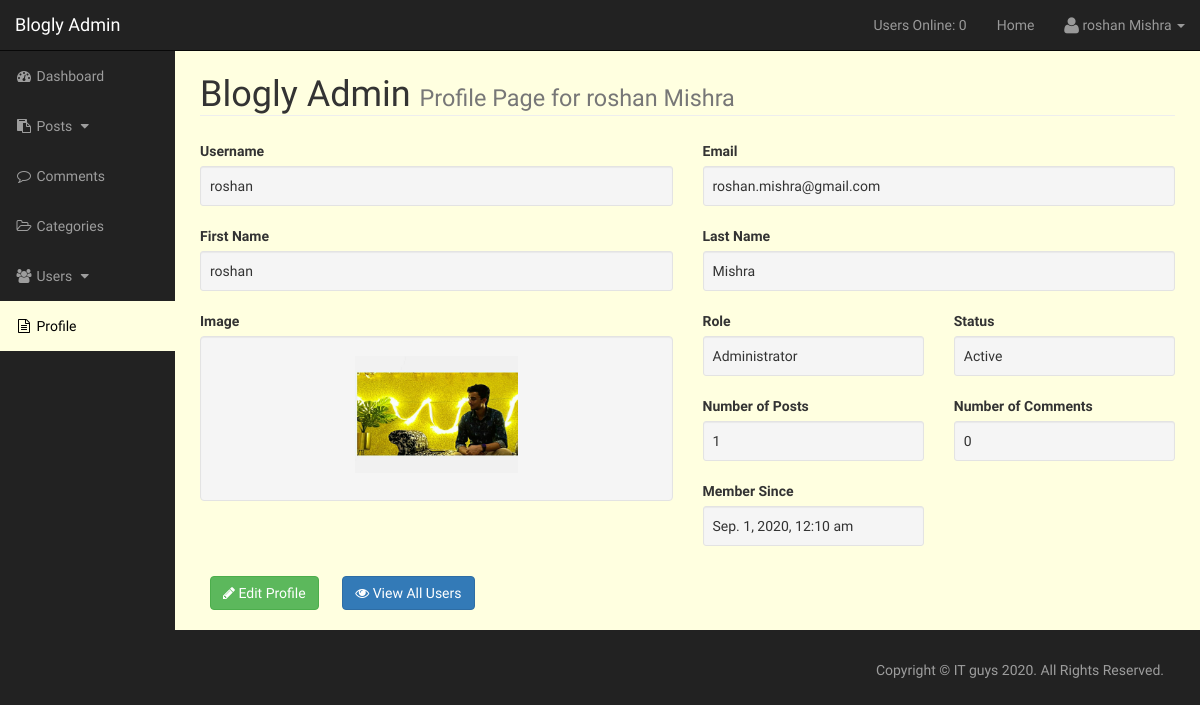
The page /admin/profile.php (signed in) on the database its author committed.
### tables this page shows
CREATE TABLE `cms_users` (
  `user_id` int(3) NOT NULL,
  `user_uname` varchar(50) NOT NULL,
  `user_pass` varchar(255) NOT NULL,
  `user_fname` varchar(50) NOT NULL,
  `user_lname` varchar(50) NOT NULL,
  `user_email` varchar(100) NOT NULL,
  `user_image` varchar(50) NOT NULL DEFAULT 'default.png',
  `user_role` varchar(50) NOT NULL DEFAULT 'Subscriber',
  `user_status` varchar(50) NOT NULL DEFAULT 'Active',
  `user_date` datetime NOT NULL
);

### admin/profile.php (the view, shortened to what this page needs)
<?php include 'admin_includes/admin_header.php';?>
<body>
	<div id="wrapper">
	<?php include 'admin_includes/admin_nav.php';?>
		<div id="page-wrapper">
			<div class="container-fluid">
				<div class="row">
					<div class="col-md-12">
						<h1 class="page-header"><?php echo SITENAME;?> Admin
							<small id="small"> Profile Page for <?php echo $_SESSION['firstname'].' '.$_SESSION['lastname'];?></small>
						</h1>
					</div>
				</div>
				<div class="row">
					<div class="col-md-12">
<?php if(empty($_SESSION['userid'])):?>
	<h2>Sorry! You are not authorized to use this page.</h2>
	<a href="../index.php" class="btn btn-primary add-del-btn">Home</a>
	<a href="posts.php?source=" class="btn btn-primary add-del-btn">View Posts</a>
	<a href="../includes/logout.php" class="btn btn-primary add-del-btn">Log Out</a>
<?php else:?>
<?php
$uid = $_SESSION['userid'];
$q = "SELECT * FROM cms_users WHERE user_id = $uid";
$result = mysqli_query($con, $q);
$user = mysqli_fetch_array($result);
$username = $user['user_uname'];
$q = "SELECT COUNT(*) FROM cms_posts WHERE post_author = '$username'";
$result = mysqli_query($con, $q);
$num_posts = mysqli_fetch_array($result)[0];
$q = "SELECT COUNT(*) FROM cms_comments WHERE comment_author = '$username'";
$result = mysqli_query($con, $q);
$num_comments = mysqli_fetch_array($result)[0];
?>
<form>
	<div class="row">
		<div class="col-md-6">
			<label>Username</label>
			<div class="well well-sm">
				<?php echo $user['user_uname'];?>
			</div>
		</div>
		<div class="col-md-6">
			<label>Email</label>
			<div class="well well-sm">
				<?php echo $user['user_email'];?>
			</div>
		</div>
	</div>
	<div class="row">
		<div class="col-md-6">
			<label>First Name</label>
			<div class="well well-sm">
				<?php echo $user['user_fname'];?>
			</div>
		</div>
		<div class="col-md-6">
			<label>Last Name</label>
			<div class="well well-sm">
				<?php echo $user['user_lname'];?>
			</div>
		</div>
	</div>
	<div class="row">
		<div class="col-md-6">
			<label>Image</label>
			<div class="well">
				<img class="img-responsive center-block" height="163px" width="163px"
					src="../images/<?php echo $user['user_image'];?>" alt="image">
			</div>
		</div>
		<div class="col-md-6">
			<div class="row">
				<div class="col-md-6">
					<label>Role</label>
					<div class="well well-sm">
						<?php echo $user['user_role'];?>
					</div>
				</div>
				<div class="col-md-6">
					<label>Status</label>
					<div class="well well-sm">
						<?php echo $user['user_status'];?>
					</div>
				</div>
			</div>
			<div class="row">
				<div class="col-md-6">
					<label>Number of Posts</label>
					<div class="well well-sm">
						<?php echo $num_posts;?>
					</div>
				</div>
				<div class="col-md-6">
					<label>Number of Comments</label>
					<div class="well well-sm">
						<?php echo $num_comments;?>
					</div>
				</div>
			</div>
			<div class="row">
				<div class="col-md-6">
					<label>Member Since</label>
					<div class="well well-sm">
						<?php echo date('M. j, Y, g:i a', strtotime($user['user_date']));?>
					</div>
				</div>
			</div>
		</div>
	</div>
	<a href="users.php?source=edit_user&id=<?php echo $user['user_id'];?>"
		class="btn btn-success add-del-btn">
		<i class="fa fa-pencil"></i> Edit Profile</a>
	<?php if($_SESSION['role'] == 'Administrator'):?>
	<a href="users.php?source=" class="btn btn-primary add-del-btn">
		<i class="fa fa-eye"></i> View All Users</a>
	<?php endif;?>
</form>
<?php endif;?>
<?php include 'admin_includes/admin_footer.php';?>

### admin/css/sb-admin.css (style rules this page uses)
body { margin-top: 100px; background-color: #222; font-family: 'Roboto Condensed', sans-serif; }
@media (min-width:768px) { body { margin-top: 50px; } }
#wrapper { padding-left: 0; }
#page-wrapper { width: 100%; padding: 0; background-color: lightyellow; min-height: 301px; }
@media (min-width:768px) { #wrapper { padding-left: 175px; } }
@media (min-width:768px) { #page-wrapper { padding: 10px; } }
h1.page-header { padding: 0; margin: 15px 0 25px 0; }
form img { margin: 0 auto 8px auto; }
.add-del-btn { margin: 10px; }

### rows shown on the page
cms_users: user_uname "roshan", user_email "roshan.mishra@gmail.com", user_fname "roshan", user_lname "Mishra", user_image (picture), user_role "Administrator", user_status "Active", user_date "Sep. 1, 2020, 12:10 am"

### other values the page prints
SITENAME "Blogly"
users_online() "0"
$_SESSION['firstname'] "roshan"
$_SESSION['lastname'] "Mishra"
$num_posts "1"
$num_comments "0"
AUTHOR "IT guys"
